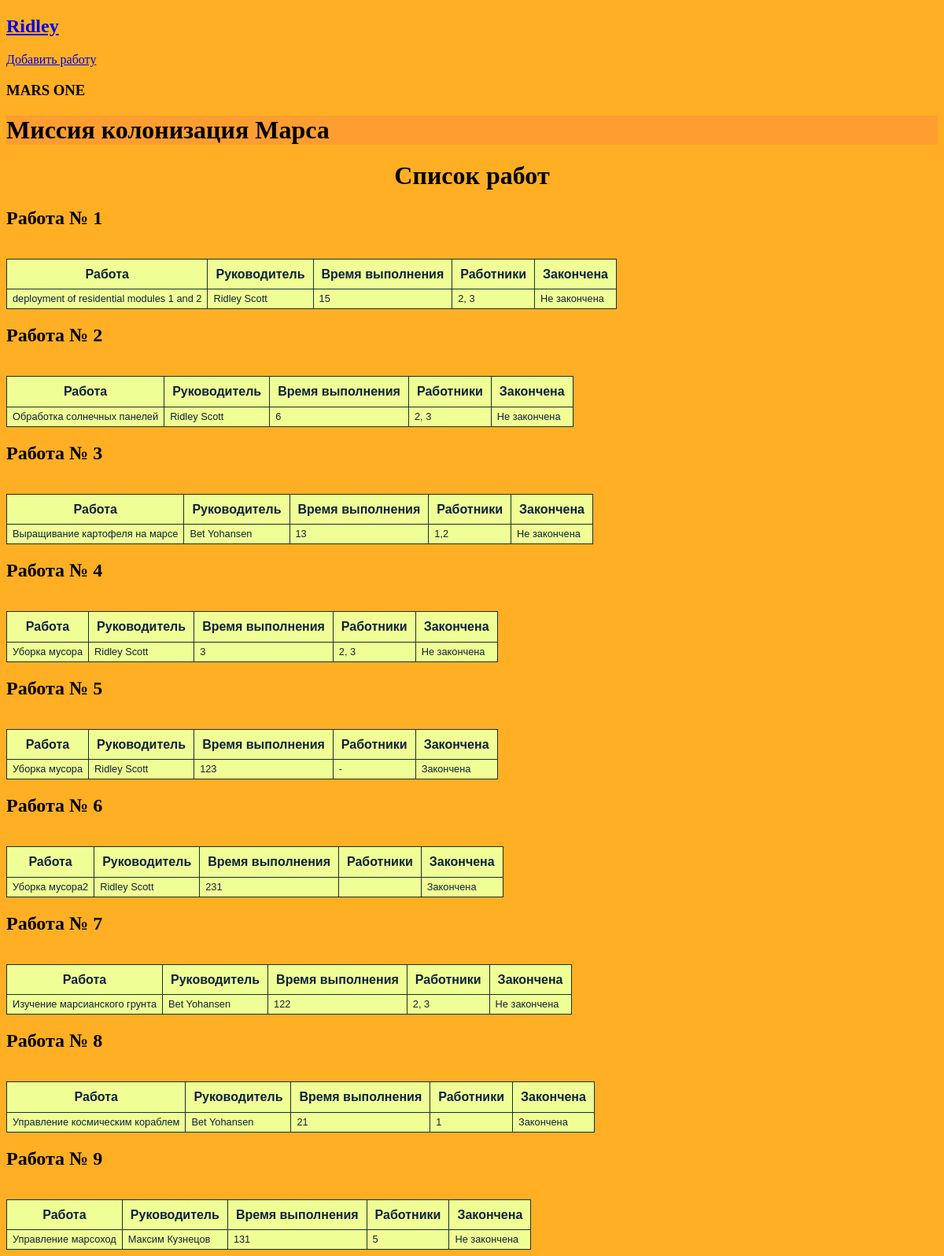
The page / (signed in) on the database its author committed.
### data/users.py (models this page shows)
class User(SqlAlchemyBase, UserMixin):
    __tablename__ = 'users'
    id = sqlalchemy.Column(sqlalchemy.Integer, primary_key=True, autoincrement=True)
    surname = sqlalchemy.Column(sqlalchemy.String, nullable=True)
    name = sqlalchemy.Column(sqlalchemy.String, nullable=True)
    age = sqlalchemy.Column(sqlalchemy.Integer, nullable=True)
    position = sqlalchemy.Column(sqlalchemy.String, nullable=True)
    speciality = sqlalchemy.Column(sqlalchemy.String, nullable=True)
    address = sqlalchemy.Column(sqlalchemy.String, nullable=True)
    email = sqlalchemy.Column(sqlalchemy.String, unique=True)
    hashed_password = sqlalchemy.Column(sqlalchemy.String)
    modified_date = sqlalchemy.Column(sqlalchemy.DateTime, default=datetime.datetime.now())
    jobs = orm.relationship("Jobs", back_populates='user')

### data/jobs.py (models this page shows)
class Jobs(SqlAlchemyBase):
    __tablename__ = 'jobs'
    id = sqlalchemy.Column(sqlalchemy.Integer, primary_key=True, autoincrement=True)
    team_leader = sqlalchemy.Column(sqlalchemy.Integer, sqlalchemy.ForeignKey('users.id'))
    job = sqlalchemy.Column(sqlalchemy.String, nullable=True)
    work_size = sqlalchemy.Column(sqlalchemy.Integer)
    collaborators = sqlalchemy.Column(sqlalchemy.String)
    start_date = sqlalchemy.Column(sqlalchemy.DateTime)
    end_date = sqlalchemy.Column(sqlalchemy.DateTime)
    is_finished = sqlalchemy.Column(sqlalchemy.Boolean)
    user = orm.relationship('User')

### main.py (the view)
@app.route('/')
def list_of_jobs():
    db_session.global_init('db/mars_explorer.db')
    db_sess = db_session.create_session()
    jobs = db_sess.query(Jobs).all()
    print(jobs, current_user.id)
    names = {}
    for i in jobs:
        names[i] = db_sess.query(User).filter(i.team_leader == User.id).first()
    for i in jobs:
        print(i.is_finished)
    return render_template('show_jobs.html', jobs=jobs, names=names, style=url_for('static', filename='css/style.css'))

### data/db_session.py (called while the page is built, shortened)
def global_init(db_file):
    global __factory
    if __factory:
        return

def create_session() -> Session:
    global __factory
    return __factory()

### main.py (called while the page is built)
@login_manager.user_loader
def load_user(user_id):
    db_session.global_init('db/mars_explorer.db')
    db_sess = db_session.create_session()
    return db_sess.query(User).get(user_id)

### templates/show_jobs.html
{% extends "base.html" %}
{% block content %}
<h1 align="center">Список работ</h1>
{% for i in jobs %}
    <h2>Работа № {{loop.index}}</h2>
    <table>
        <tr>
            <th>Работа</th><th>Руководитель</th><th>Время выполнения</th><th>Работники</th><th>Закончена</th></br>
        </tr>
        <tr>
            {% if i.is_finished %}
            <td>{{i.job}}</td><td>{{names[i].name}} {{names[i].surname}}</td><td>{{i.work_size}}</td><td>{{i.collaborators}}</td><td>Закончена</td>
            {% else %}
            <td>{{i.job}}</td><td>{{names[i].name}} {{names[i].surname}}</td><td>{{i.work_size}}</td><td>{{i.collaborators}}</td><td>Не закончена</td>
            {% endif %}
        </tr>
    </table>
{% endfor %}
{% endblock %}

### templates/base.html (shortened to what this page needs)
<!DOCTYPE html>
<html>
<head>
    <link href={{ style }} rel="stylesheet">
    <nav>
        {% if current_user.is_authenticated %}
            <a class="navbar-brand" href="/logout"><h2>{{ current_user.name }}</h2></a>
        {% else %}
        <p>
            <a class="btn btn-primary" href="/register"><h2>Зарегистрироваться</h2></a>
            <a class="btn btn-primary" href="/login"><h2>Войти</h2></a>
        </p>
        {% endif %}
    </nav>
    {% if current_user.is_authenticated %}
        <a href="/jobs" class="btn btn-secondary">Добавить работу</a>
    {% endif %}
    <h3>MARS ONE</h3>
</head>
<body>
<header>
        <h1>Миссия колонизация Марса</h1>
</header>
    {% block content %}{% endblock %}
</body>
</html>

### static/css/style.css (style rules this page uses)
header { background-color: #ff9e30; }
body { background-color: #ffaf24; }
table { border-collapse: collapse; line-height: 1.1; font-family: "Lucida Sans Unicode", "Lucida Grande", sans-serif; background-color: #f0ff95; color: #0C213B; }
th { padding: 10px; border: 1px solid #123232; }
td { font-size: 0.8em; padding: 5px 7px; border: 1px solid #123232; }

### rows shown on the page
User: name "Ridley", surname "Scott"
Jobs: job "deployment of residential modules 1 and 2", work_size "15", collaborators "2, 3"
Jobs: job "Обработка солнечных панелей", work_size "6", collaborators "2, 3"
Jobs: job "Выращивание картофеля на марсе", work_size "13", collaborators "1,2"
User: name "Bet", surname "Yohansen"
Jobs: job "Уборка мусора", work_size "3", collaborators "2, 3"
Jobs: job "Уборка мусора", work_size "123", collaborators "-"
Jobs: job "Уборка мусора2", work_size "231"
Jobs: job "Изучение марсианского грунта", work_size "122", collaborators "2, 3"
Jobs: job "Управление космическим кораблем", work_size "21", collaborators "1"
Jobs: job "Управление марсоход", work_size "131", collaborators "5"
User: name "Максим", surname "Кузнецов"
